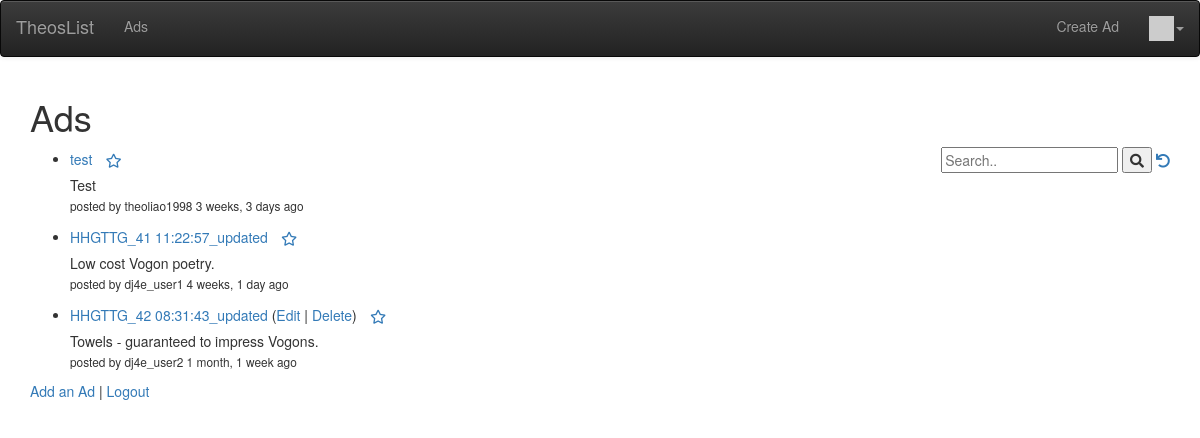
/ (signed in), run on an earlier commit of the app's database.
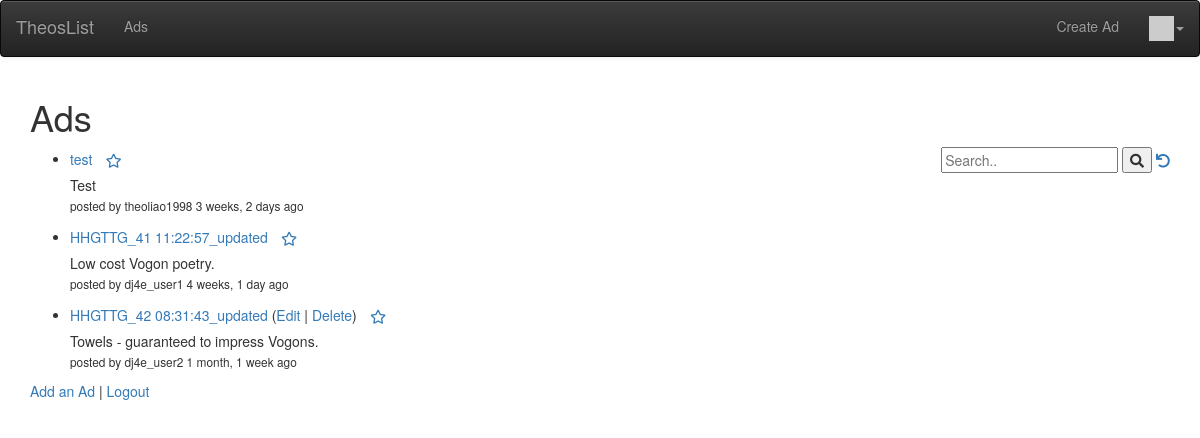
And on a later commit of the database.
### ads/models.py (models this page shows, shortened)
class Ad(models.Model) :
    title = models.CharField(
            max_length=200,
            validators=[MinLengthValidator(2, "Title must be greater than 2 characters")]
    )
    price = models.DecimalField(max_digits=7, decimal_places=2, null=True)
    text = models.TextField()
    owner = models.ForeignKey(settings.AUTH_USER_MODEL, on_delete=models.CASCADE)
    comments = models.ManyToManyField(settings.AUTH_USER_MODEL,
        through='Comment', related_name='comments_owned')
    picture = models.BinaryField(null=True, editable=True)
    content_type = models.CharField(max_length=256, null=True, help_text='The MIMEType of the file')
    created_at = models.DateTimeField(auto_now_add=True)
    updated_at = models.DateTimeField(auto_now=True)
    favorites = models.ManyToManyField(settings.AUTH_USER_MODEL,
        through='Fav', related_name='favorite_ads')

### ads/views.py (the view)
# urls.py: path('', views.AdListView.as_view(), name='all'),
class AdListView(OwnerListView):
    model = Ad
    template_name = "ads/ad_list.html"
    def get(self, request) :
        strval =  request.GET.get("search", False)
        if strval :
            query = Q(title__contains=strval)
            query.add(Q(text__contains=strval), Q.OR)
            objects = Ad.objects.filter(query).select_related().order_by('-updated_at')[:10]
        else :
            objects = Ad.objects.all().order_by('-updated_at')[:10]
        favorites = list()
        if request.user.is_authenticated:
            rows = request.user.favorite_ads.values('id')
            favorites = [ row['id'] for row in rows ]
        for obj in objects:
            obj.natural_updated = naturaltime(obj.updated_at)
        ctx = {'ad_list' : objects, 'search': strval, 'favorites': favorites}
        retval = render(request, self.template_name, ctx)
        dump_queries()
        return retval;

### ads/utils.py (called while the page is built)
def dump_queries() :
    qs = connection.queries
    for q in qs:
        print(q)

### home/context_processors.py (called while the page is built)
def settings(request):
    return {
        'settings': django_settings,
    }

### home/templatetags/app_tags.py (called while the page is built)
@register.filter(name='gravatar')
def gravatar(user, size=35):
    email = str(user.email.strip().lower()).encode('utf-8')
    email_hash = md5(email).hexdigest()
    url = "//www.gravatar.com/avatar/{0}?s={1}&d=identicon&r=PG"
    return url.format(email_hash, size)

### ads/templates/ads/ad_list.html (shortened to what this page needs)
{% extends "base_menu.html" %}
{% block content %}
<h1>Ads</h1>
<div style="float:right">
<form>
  <input type="text" placeholder="Search.." name="search"
  >
  <button type="submit"><i class="fa fa-search"></i></button>
<a href="{% url 'ads:all' %}"><i class="fa fa-undo"></i></a>
</form>
</div>
<p>
{% if ad_list %}
<ul>
  {% for ad in ad_list %}
    <li>
        <a href="{% url 'ads:ad_detail'  ad.id %}">{{ ad.title }}</a>
        {% if ad.owner == user %}
        (<a href="{% url 'ads:ad_update' ad.id %}">Edit</a> |
        <a href="{% url 'ads:ad_delete' ad.id %}">Delete</a>)
        {% endif %}
        {% if user.is_authenticated %}
        <a href="#" onclick=
             "favPost('{% url 'ads:ad_favorite' ad.id %}', {{ ad.id }} );return false;"
            id="unfavorite_star_{{ad.id}}">
        <span class="fa-stack">
        <i class="fa fa-star-o fa-stack-1x"></i>
        </span>
        </a>
        {% endif %}
        <br/>
        <div style="left:10px">
            {% if ad.text|length < 100 %}
                {{ ad.text }}
            {% else %}
                {{ ad.text|slice:"0:99" }}
                <a href="{% url 'ads:ad_detail'  ad.id %}">...</a>
            {% endif %}
        </div>
        <small>
        {% if ad.owner.username %}
            posted by {{ ad.owner.username }}
        {% endif %}
        {{ ad.natural_updated }}
        </small>
        </p>
    </li>
  {% endfor %}
{% else %}
  <p>There are no ads in the database.</p>
{% endif %}
<p>
<a href="{% url 'ads:ad_create' %}">Add an Ad</a> |
{% if user.is_authenticated %}
<a href="{% url 'logout' %}?next={% url 'ads:all' %}">Logout</a>
{% else %}
<a href="{% url 'login' %}?next={% url 'ads:all' %}">Login</a>
{% endif %}
</p>
{% endblock %}

What changed in the data, as far as the page shows it:
changed Ad "test": natural_updated "3 weeks, 3 days ago" → "3 weeks, 2 days ago"
